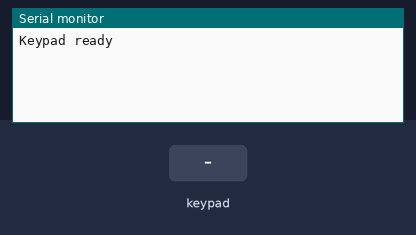
The sketch below on a simulated ESP32. Parts: the last lines printed to the serial monitor. The test bench sets the inputs (shaded band).

Above: at 1.3 s.
1.4 s: key '0' pressed
At 2.2 s:
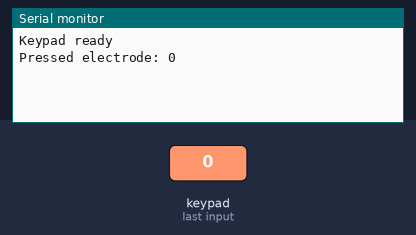
2.9 s: keypad keys 1 2 pressed 0.4 s apart
At 4.6 s:
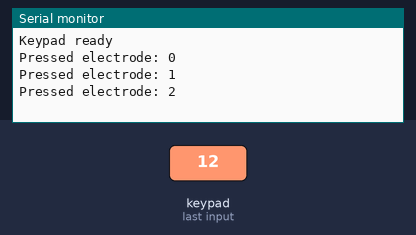
5.2 s: key '3' pressed
At 6.2 s:
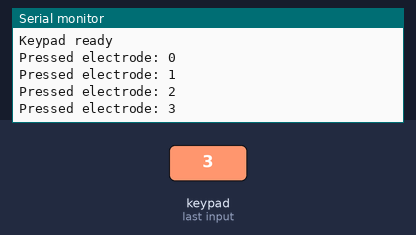
6.7 s: keypad keys 1 2 A pressed 0.4 s apart
At 9.0 s:
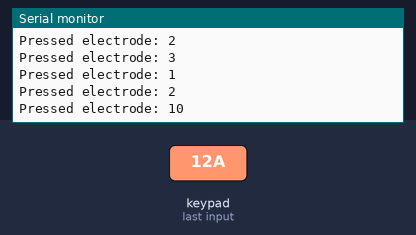
Timing chart, 0 to 10.4 s (numbered marks = the images above; inputs shaded):
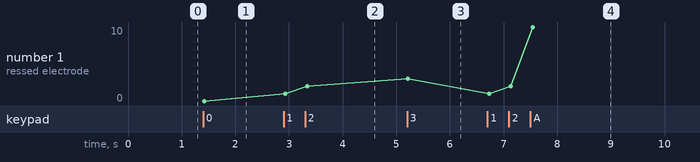

The sketch:

sketch_feb25a.ino
```cpp
#include <Wire.h>
#include <Adafruit_MPR121.h>


Adafruit_MPR121 cap = Adafruit_MPR121();

uint16_t lastTouched = 0;


void setup()
{
   Serial.begin(115200);
  Wire.begin(23, 22);
  // cap.begin(0x5A);

  delay(100);
  if (!cap.begin(0x5A)) {
    Serial.println("MPR121 not found");
    while (1);
  }
  cap.setAutoconfig(true);

  Serial.println("Keypad ready");
}


void loop()
{
  uint16_t touched = cap.touched();


  for (uint8_t i = 0; i < 12; i++) {
    if ((touched & (1 << i)) && !(lastTouched & (1 << i))) {
      Serial.print("Pressed electrode: ");
      Serial.println(i);
    }
  }

  lastTouched = touched;
  delay(50);
}
```

Measured:
- after the input at 1.4 s, the serial monitor: prints a new line at once (image 1)
- after the input at 2.9 s, the serial monitor: prints a new line at once (image 2)
- after the input at 5.2 s, the serial monitor: prints a new line at once (image 3)
- after the input at 6.7 s, the serial monitor: prints a new line at once (image 4)
- plotted number 1: 0 → 2 after the input at 2.9 s, 2 → 3 after the input at 5.2 s, 3 → 10 after the input at 6.7 s
